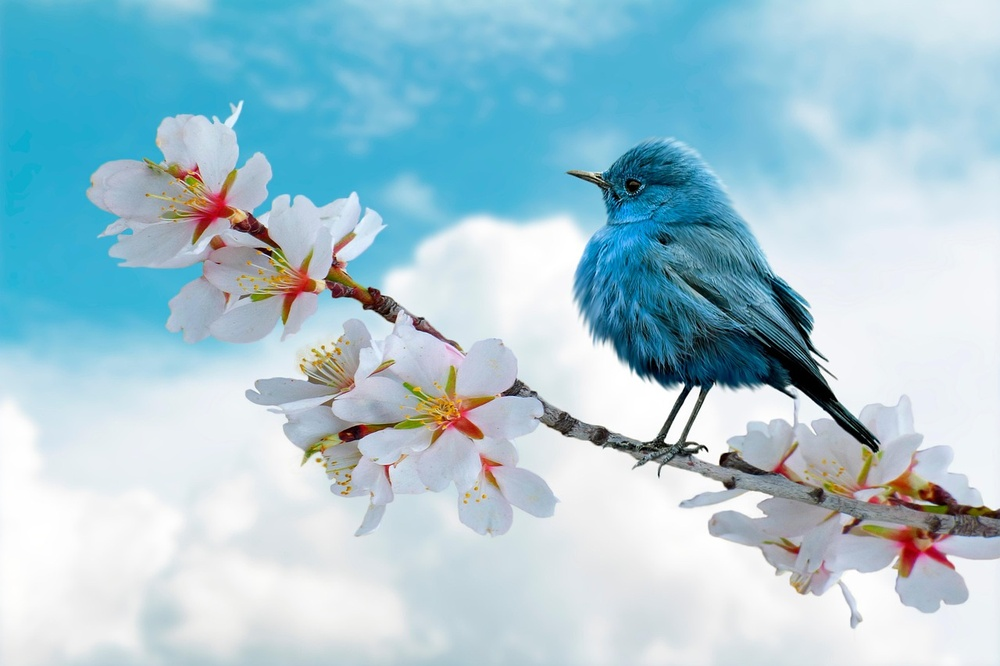
#> input picture assests/input_example.jpg, 1000 x 666 px, shrunk from 1280 x 853 before the run
$ python palette_extractor.py
#> lines starting #> are read from the running program, lines starting #| are printed output that depends on the picture
#> the answer given: assests/input_example.jpg
#> the answer given: 3
#> the answer given: out.png
#> the answer given: out.png
from PIL import Image, ImageDraw, ImageFont
import numpy as np
from sklearn.cluster import KMeans
import os

def extract_colors(image_path, num_colors):
#> called with image_path = 'assests/input_example.jpg', num_colors = 3
    image = Image.open(image_path)
#> image is the input picture: PIL image 1000x666 RGB; mean R, G, B 165.5, 199.2, 211.7
    image = image.convert("RGB")

    image_array = np.array(image)

    pixels = image_array.reshape(-1, 3)

    kmeans = KMeans(n_clusters=num_colors)
    kmeans.fit(pixels)

    colors = kmeans.cluster_centers_.astype(int)

    return colors

def generate_color_palette(colors):
    palette = []
    for color in colors:
        palette.append((color[0], color[1], color[2]))

    return palette

def save_color_palette(palette, output_path):
#> called with output_path = 'out.png'
    with open(output_path, "w") as f:
        for color in palette:
            f.write(f"{color[0]} {color[1]} {color[2]}\n")

    print(f"Color palette saved to {output_path}")

def save_palette_image(palette, image_output_path, swatch_size=100):
#> called with image_output_path = 'out_image.png', swatch_size = 100
    num_colors = len(palette)
    palette_image = Image.new("RGB", (swatch_size * num_colors, swatch_size))
#> palette_image: PIL image 300x100 RGB; every value is 0

    for i, color in enumerate(palette):
        color_rgb = tuple(int(c) for c in color)
        for x in range(i * swatch_size, (i+1) * swatch_size):
            for y in range(swatch_size):
                palette_image.putpixel((x, y), color_rgb)
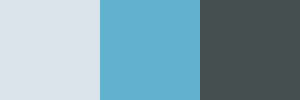
#> palette_image: PIL image 300x100 RGB; mean R, G, B 127.3, 161, 171.7

    palette_image.save(image_output_path)
    print(f"Palette image saved to {image_output_path}")

if __name__ == "__main__":
    image_path = input("Enter the path to the image file: ")
    num_colors = int(input("Enter the number of colors to extract: "))
    save_same_folder = input("Do you want to save the palette in the same folder as this script? (y/n): ").strip().lower()

    if save_same_folder == 'y':
        script_dir = os.path.dirname(os.path.abspath(__file__))
        output_path = os.path.join(script_dir, "palette_output.txt")
    else:
        output_path = input("Enter the full path (including filename) to save the color palette file: ")

    colors = extract_colors(image_path, num_colors)
    palette = generate_color_palette(colors)
    save_color_palette(palette, output_path)
    image_output_path = os.path.splitext(output_path)[0] + "_image.png"
    save_palette_image(palette, image_output_path)

    input("Press Enter to exit...")

    os.startfile(output_path)
    os.startfile(image_output_path)

    exit()
#> (the program exits here)
